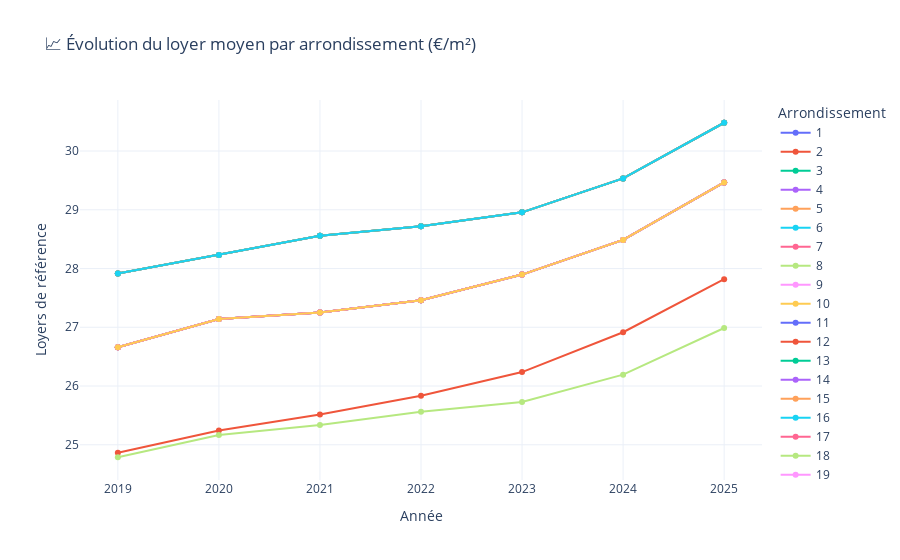

The notebook cell this image was saved under:
### Code cell
import itertools
import numpy as np

# Base moyenne
evo = df.groupby(['Année', 'Arrondissement'])['Loyers de référence'].mean().reset_index()

# Ajouter les combinaisons manquantes (toutes les années x 1–20)
annees = sorted(df['Année'].unique())
arrs = list(range(1, 21))
full = pd.DataFrame(list(itertools.product(annees, arrs)), columns=['Année', 'Arrondissement'])

# Fusion pour avoir toutes les combinaisons
evo_complet = full.merge(evo, on=['Année', 'Arrondissement'], how='left')

# Graphique complet
fig = px.line(
    evo_complet,
    x='Année',
    y='Loyers de référence',
    color='Arrondissement',
    markers=True,
    title="📈 Évolution du loyer moyen par arrondissement (€/m²)"
)
fig.update_layout(template='plotly_white')
fig.show()

### Figure 1 — Plotly figure (JSON) as saved in the notebook; plotly's stock layout.template omitted (floating-point values rounded to 4 significant figures)
{"data": [{"hovertemplate": "Arrondissement=1<br>Année=%{x}<br>Loyers de référence=%{y}<extra></extra>", "legendgroup": "1", "line": {"color": "#636efa", "dash": "solid"}, "marker": {"symbol": "circle"}, "mode": "markers+lines", "name": "1", "orientation": "v", "showlegend": true, "type": "scatter", "x": [2019, 2020, 2021, 2022, 2023, 2024, 2025], "xaxis": "x", "y": [27.92, 28.23, 28.56, 28.72, 28.96, 29.53, 30.48], "yaxis": "y"}, {"hovertemplate": "Arrondissement=2<br>Année=%{x}<br>Loyers de référence=%{y}<extra></extra>", "legendgroup": "2", "line": {"color": "#EF553B", "dash": "solid"}, "marker": {"symbol": "circle"}, "mode": "markers+lines", "name": "2", "orientation": "v", "showlegend": true, "type": "scatter", "x": [2019, 2020, 2021, 2022, 2023, 2024, 2025], "xaxis": "x", "y": [24.87, 25.24, 25.52, 25.83, 26.24, 26.92, 27.82], "yaxis": "y"}, {"hovertemplate": "Arrondissement=3<br>Année=%{x}<br>Loyers de référence=%{y}<extra></extra>", "legendgroup": "3", "line": {"color": "#00cc96", "dash": "solid"}, "marker": {"symbol": "circle"}, "mode": "markers+lines", "name": "3", "orientation": "v", "showlegend": true, "type": "scatter", "x": [2019, 2020, 2021, 2022, 2023, 2024, 2025], "xaxis": "x", "y": [27.92, 28.23, 28.56, 28.72, 28.96, 29.53, 30.48], "yaxis": "y"}, {"hovertemplate": "Arrondissement=4<br>Année=%{x}<br>Loyers de référence=%{y}<extra></extra>", "legendgroup": "4", "line": {"color": "#ab63fa", "dash": "solid"}, "marker": {"symbol": "circle"}, "mode": "markers+lines", "name": "4", "orientation": "v", "showlegend": true, "type": "scatter", "x": [2019, 2020, 2021, 2022, 2023, 2024, 2025], "xaxis": "x", "y": [27.92, 28.23, 28.56, 28.72, 28.96, 29.53, 30.48], "yaxis": "y"}, {"hovertemplate": "Arrondissement=5<br>Année=%{x}<br>Loyers de référence=%{y}<extra></extra>", "legendgroup": "5", "line": {"color": "#FFA15A", "dash": "solid"}, "marker": {"symbol": "circle"}, "mode": "markers+lines", "name": "5", "orientation": "v", "showlegend": true, "type": "scatter", "x": [2019, 2020, 2021, 2022, 2023, 2024, 2025], "xaxis": "x", "y": [27.92, 28.23, 28.56, 28.72, 28.96, 29.53, 30.48], "yaxis": "y"}, {"hovertemplate": "Arrondissement=6<br>Année=%{x}<br>Loyers de référence=%{y}<extra></extra>", "legendgroup": "6", "line": {"color": "#19d3f3", "dash": "solid"}, "marker": {"symbol": "circle"}, "mode": "markers+lines", "name": "6", "orientation": "v", "showlegend": true, "type": "scatter", "x": [2019, 2020, 2021, 2022, 2023, 2024, 2025], "xaxis": "x", "y": [26.66, 27.14, 27.25, 27.46, 27.9, 28.49, 29.47], "yaxis": "y"}, {"hovertemplate": "Arrondissement=7<br>Année=%{x}<br>Loyers de référence=%{y}<extra></extra>", "legendgroup": "7", "line": {"color": "#FF6692", "dash": "solid"}, "marker": {"symbol": "circle"}, "mode": "markers+lines", "name": "7", "orientation": "v", "showlegend": true, "type": "scatter", "x": [2019, 2020, 2021, 2022, 2023, 2024, 2025], "xaxis": "x", "y": [26.66, 27.14, 27.25, 27.46, 27.9, 28.49, 29.47], "yaxis": "y"}, {"hovertemplate": "Arrondissement=8<br>Année=%{x}<br>Loyers de référence=%{y}<extra></extra>", "legendgroup": "8", "line": {"color": "#B6E880", "dash": "solid"}, "marker": {"symbol": "circle"}, "mode": "markers+lines", "name": "8", "orientation": "v", "showlegend": true, "type": "scatter", "x": [2019, 2020, 2021, 2022, 2023, 2024, 2025], "xaxis": "x", "y": [26.66, 27.14, 27.25, 27.46, 27.9, 28.49, 29.47], "yaxis": "y"}, {"hovertemplate": "Arrondissement=9<br>Année=%{x}<br>Loyers de référence=%{y}<extra></extra>", "legendgroup": "9", "line": {"color": "#FF97FF", "dash": "solid"}, "marker": {"symbol": "circle"}, "mode": "markers+lines", "name": "9", "orientation": "v", "showlegend": true, "type": "scatter", "x": [2019, 2020, 2021, 2022, 2023, 2024, 2025], "xaxis": "x", "y": [26.66, 27.14, 27.25, 27.46, 27.9, 28.49, 29.47], "yaxis": "y"}, {"hovertemplate": "Arrondissement=10<br>Année=%{x}<br>Loyers de référence=%{y}<extra></extra>", "legendgroup": "10", "line": {"color": "#FECB52", "dash": "solid"}, "marker": {"symbol": "circle"}, "mode": "markers+lines", "name": "10", "orientation": "v", "showlegend": true, "type": "scatter", "x": [2019, 2020, 2021, 2022, 2023, 2024, 2025], "xaxis": "x", "y": [26.66, 27.14, 27.25, 27.46, 27.9, 28.49, 29.47], "yaxis": "y"}, {"hovertemplate": "Arrondissement=11<br>Année=%{x}<br>Loyers de référence=%{y}<extra></extra>", "legendgroup": "11", "line": {"color": "#636efa", "dash": "solid"}, "marker": {"symbol": "circle"}, "mode": "markers+lines", "name": "11", "orientation": "v", "showlegend": true, "type": "scatter", "x": [2019, 2020, 2021, 2022, 2023, 2024, 2025], "xaxis": "x", "y": [26.66, 27.14, 27.25, 27.46, 27.9, 28.49, 29.47], "yaxis": "y"}, {"hovertemplate": "Arrondissement=12<br>Année=%{x}<br>Loyers de référence=%{y}<extra></extra>", "legendgroup": "12", "line": {"color": "#EF553B", "dash": "solid"}, "marker": {"symbol": "circle"}, "mode": "markers+lines", "name": "12", "orientation": "v", "showlegend": true, "type": "scatter", "x": [2019, 2020, 2021, 2022, 2023, 2024, 2025], "xaxis": "x", "y": [26.66, 27.14, 27.25, 27.46, 27.9, 28.49, 29.47], "yaxis": "y"}, {"hovertemplate": "Arrondissement=13<br>Année=%{x}<br>Loyers de référence=%{y}<extra></extra>", "legendgroup": "13", "line": {"color": "#00cc96", "dash": "solid"}, "marker": {"symbol": "circle"}, "mode": "markers+lines", "name": "13", "orientation": "v", "showlegend": true, "type": "scatter", "x": [2019, 2020, 2021, 2022, 2023, 2024, 2025], "xaxis": "x", "y": [27.92, 28.23, 28.56, 28.72, 28.96, 29.53, 30.48], "yaxis": "y"}, {"hovertemplate": "Arrondissement=14<br>Année=%{x}<br>Loyers de référence=%{y}<extra></extra>", "legendgroup": "14", "line": {"color": "#ab63fa", "dash": "solid"}, "marker": {"symbol": "circle"}, "mode": "markers+lines", "name": "14", "orientation": "v", "showlegend": true, "type": "scatter", "x": [2019, 2020, 2021, 2022, 2023, 2024, 2025], "xaxis": "x", "y": [26.66, 27.14, 27.25, 27.46, 27.9, 28.49, 29.47], "yaxis": "y"}, {"hovertemplate": "Arrondissement=15<br>Année=%{x}<br>Loyers de référence=%{y}<extra></extra>", "legendgroup": "15", "line": {"color": "#FFA15A", "dash": "solid"}, "marker": {"symbol": "circle"}, "mode": "markers+lines", "name": "15", "orientation": "v", "showlegend": true, "type": "scatter", "x": [2019, 2020, 2021, 2022, 2023, 2024, 2025], "xaxis": "x", "y": [27.92, 28.23, 28.56, 28.72, 28.96, 29.53, 30.48], "yaxis": "y"}, {"hovertemplate": "Arrondissement=16<br>Année=%{x}<br>Loyers de référence=%{y}<extra></extra>", "legendgroup": "16", "line": {"color": "#19d3f3", "dash": "solid"}, "marker": {"symbol": "circle"}, "mode": "markers+lines", "name": "16", "orientation": "v", "showlegend": true, "type": "scatter", "x": [2019, 2020, 2021, 2022, 2023, 2024, 2025], "xaxis": "x", "y": [27.92, 28.23, 28.56, 28.72, 28.96, 29.53, 30.48], "yaxis": "y"}, {"hovertemplate": "Arrondissement=17<br>Année=%{x}<br>Loyers de référence=%{y}<extra></extra>", "legendgroup": "17", "line": {"color": "#FF6692", "dash": "solid"}, "marker": {"symbol": "circle"}, "mode": "markers+lines", "name": "17", "orientation": "v", "showlegend": true, "type": "scatter", "x": [2019, 2020, 2021, 2022, 2023, 2024, 2025], "xaxis": "x", "y": [26.66, 27.14, 27.25, 27.46, 27.9, 28.49, 29.47], "yaxis": "y"}, {"hovertemplate": "Arrondissement=18<br>Année=%{x}<br>Loyers de référence=%{y}<extra></extra>", "legendgroup": "18", "line": {"color": "#B6E880", "dash": "solid"}, "marker": {"symbol": "circle"}, "mode": "markers+lines", "name": "18", "orientation": "v", "showlegend": true, "type": "scatter", "x": [2019, 2020, 2021, 2022, 2023, 2024, 2025], "xaxis": "x", "y": [24.79, 25.17, 25.34, 25.56, 25.73, 26.19, 26.99], "yaxis": "y"}, {"hovertemplate": "Arrondissement=19<br>Année=%{x}<br>Loyers de référence=%{y}<extra></extra>", "legendgroup": "19", "line": {"color": "#FF97FF", "dash": "solid"}, "marker": {"symbol": "circle"}, "mode": "markers+lines", "name": "19", "orientation": "v", "showlegend": true, "type": "scatter", "x": [2019, 2020, 2021, 2022, 2023, 2024, 2025], "xaxis": "x", "y": [26.66, 27.14, 27.25, 27.46, 27.9, 28.49, 29.47], "yaxis": "y"}, {"hovertemplate": "Arrondissement=20<br>Année=%{x}<br>Loyers de référence=%{y}<extra></extra>", "legendgroup": "20", "line": {"color": "#FECB52", "dash": "solid"}, "marker": {"symbol": "circle"}, "mode": "markers+lines", "name": "20", "orientation": "v", "showlegend": true, "type": "scatter", "x": [2019, 2020, 2021, 2022, 2023, 2024, 2025], "xaxis": "x", "y": [26.66, 27.14, 27.25, 27.46, 27.9, 28.49, 29.47], "yaxis": "y"}], "layout": {"legend": {"title": {"text": "Arrondissement"}, "tracegroupgap": 0}, "title": {"text": "📈 Évolution du loyer moyen par arrondissement (€/m²)"}, "xaxis": {"anchor": "y", "domain": [0, 1], "title": {"text": "Année"}}, "yaxis": {"anchor": "x", "domain": [0, 1], "title": {"text": "Loyers de référence"}}}}
